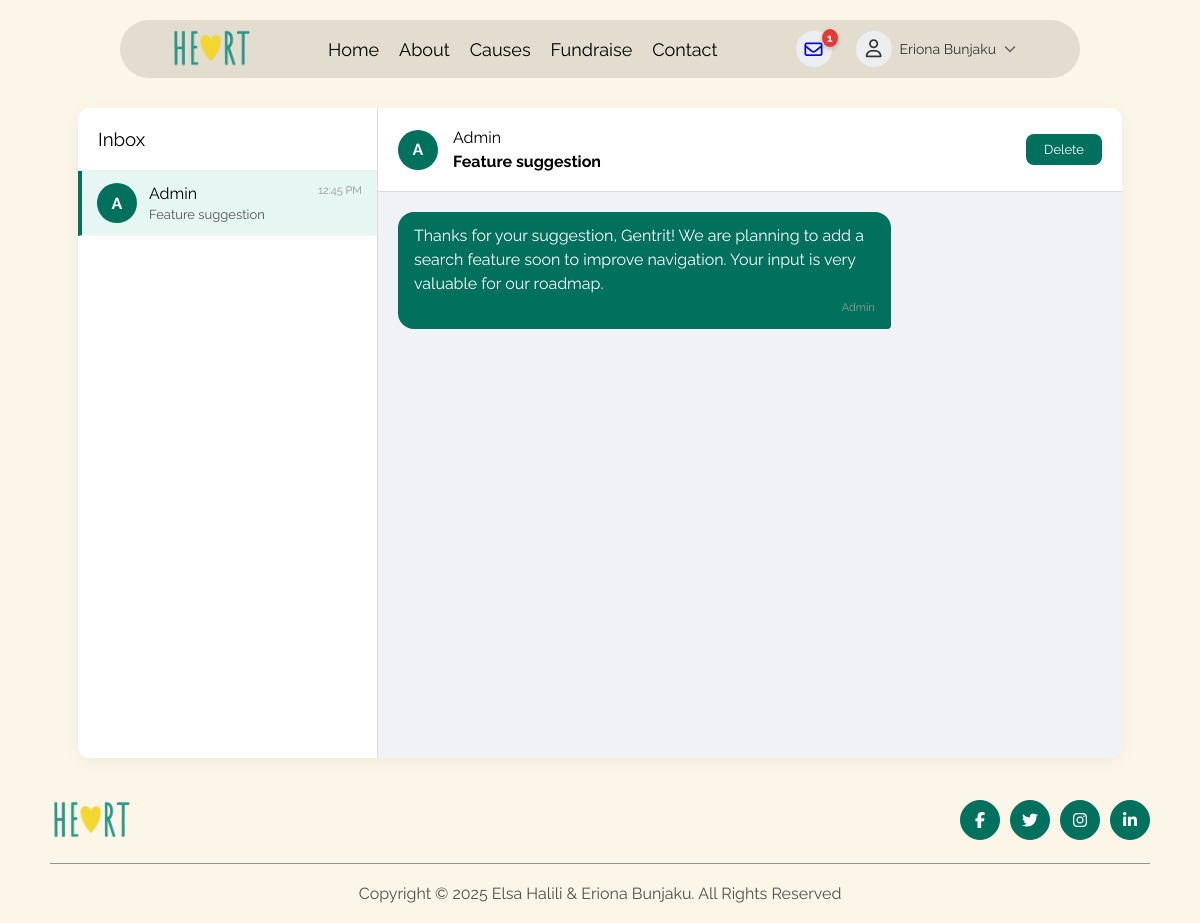
The app's page /my-messages.php (signed in) with its own data.
### tables this page shows
CREATE TABLE `contact_messages` (
  `id` int(11) NOT NULL,
  `user_id` int(11) DEFAULT NULL,
  `name` varchar(100) DEFAULT NULL,
  `email` varchar(100) DEFAULT NULL,
  `subject` varchar(255) DEFAULT NULL,
  `message` text DEFAULT NULL,
  `reply` text DEFAULT NULL,
  `created_at` timestamp NOT NULL DEFAULT current_timestamp()
);

### classes/Message.php (called while the page is built, shortened)
<?php
class Message
{
    private $conn;
    private $table_name = 'contact_messages';
    public function __construct($db)
    {
        $this->conn = $db;
    }
    public function getRepliesForUser($userId)
    {
        $sql = "SELECT * FROM {$this->table_name}
            WHERE user_id = :user_id AND reply != ''
            ORDER BY created_at DESC";
        $stmt = $this->conn->prepare($sql);
        $stmt->execute([':user_id' => $userId]);
        return $stmt->fetchAll(PDO::FETCH_ASSOC);
    }
    public function getReplyByIdAndUser($id, $user_id)
    {
        $sql = "SELECT * FROM {$this->table_name}
                WHERE id = :id AND user_id = :user_id AND reply IS NOT NULL AND reply != ''
                LIMIT 1";
        $stmt = $this->conn->prepare($sql);
        $stmt->bindParam(':id', $id, PDO::PARAM_INT);
        $stmt->bindParam(':user_id', $user_id, PDO::PARAM_INT);
        $stmt->execute();
        return $stmt->fetch(PDO::FETCH_ASSOC);
    }
}

### my-messages.php (the view, shortened to what this page needs)
<?php
include_once './classes/Message.php';
$userId = $_SESSION['user']['id'];
$db = new Database();
$pdo = $db->getConnection();
$messageObj = new Message($pdo);
$adminReplies = $messageObj->getRepliesForUser($userId);
$selectedId = $_GET['message_id'] ?? ($adminReplies[0]['id'] ?? null);
$currentMsg = null;
if ($selectedId) {
    $currentMsg = $messageObj->getReplyByIdAndUser($selectedId, $userId);
}
?>
<!DOCTYPE html>
<html lang="en">
<head>
    <link rel="stylesheet" href="./styles/header_footer.css">
    <link rel="stylesheet" href="./styles/style.css">
    <link rel="stylesheet" href="./styles/message.css">
    <link rel="stylesheet" href="https://cdnjs.cloudflare.com/ajax/libs/font-awesome/6.4.2/css/all.min.css">
</head>
<body>
    <?php include('components/navigation.php'); ?>
    <div class="m-container">
        <div class="messagesWrapper" style="width: 90%;">
            <div class="messagesContainer">
                <div class="messagesSidebar">
                    <div class="sidebarHeader">
                        <h3>Inbox</h3>
                    </div>
                    <div class="messageList">
                        <?php if ($adminReplies): foreach ($adminReplies as $msg): ?>
                                <div class="messageItem <?= ($selectedId == $msg['id']) ? 'active' : '' ?>"
                                    onclick="window.location.href='my-messages.php?message_id=<?= $msg['id'] ?>'">
                                    <div class="msgUserImg">A</div>
                                    <div class="msgPreview">
                                        <div class="msgHeader">
                                            <strong>Admin</strong>
                                            <span class="msgTime"><?= date('h:i A', strtotime($msg['created_at'])) ?></span>
                                        </div>
                                        <p><?= htmlspecialchars($msg['subject']) ?></p>
                                    </div>
                                </div>
                            <?php endforeach;
                        else: ?>
                            <p style="padding: 20px;">No messages from Admin yet.</p>
                        <?php endif; ?>
                    </div>
                </div>
                <div class="messageContent">
                    <?php if ($currentMsg): ?>
                        <div class="contentHeader">
                            <div class="userInfo">
                                <div class="msgUserImg">A</div>
                                <div>
                                    <h4>Admin</h4>
                                    <p style="margin-top:5px;font-weight:bold;"><?= htmlspecialchars($currentMsg['subject']) ?></p>
                                </div>
                            </div>
                            <div class="contentActions">
                                <button class="btnSave" onclick="confirmDelete(<?= $currentMsg['id'] ?>)">Delete</button>
                            </div>
                        </div>
                        <div class="msgBody chatBody">
                            <div class="chatRow left">
                                <div class="chatBubble adminBubble">
                                    <?= nl2br(htmlspecialchars($currentMsg['reply'])) ?>
                                    <span class="chatTime">Admin</span>
                                </div>
                            </div>
                        </div>
                    <?php else: ?>
                        <div style="padding:40px; text-align:center;">
                            <h3>No messages from Admin yet</h3>
                        </div>
                    <?php endif; ?>
                </div>
            </div>
        </div>
    </div>
    <?php include('components/footer.php'); ?>
</body>
</html>

### styles/style.css (style rules this page uses)
* { font-family: "Raleway", sans-serif; font-weight: 400; font-style: normal; margin: 0; padding: 0; box-sizing: border-box; }
body { background-color: #fcf6e9; }

### styles/message.css (style rules this page uses)
.messagesContainer { display: flex; background: #f8f9fa; height: calc(100vh - 150px); border-radius: 12px; box-shadow: 0 4px 15px rgba(0, 0, 0, 0.05); overflow: hidden; font-family: Arial, sans-serif; }
.messagesWrapper { width: 100%; }
.m-container { display: flex; justify-content: center; margin: 20px; }
.messagesSidebar { width: 300px; border-right: 1px solid #ddd; display: flex; flex-direction: column; background: #fff; }
.sidebarHeader { padding: 20px; display: flex; justify-content: space-between; align-items: center; font-weight: bold; border-bottom: 1px solid #eee; }
.messageList { overflow-y: auto; flex: 1; }
.messageItem { display: flex; padding: 12px 15px; gap: 12px; cursor: pointer; border-bottom: 1px solid #f5f5f5; transition: 0.2s; align-items: center; }
.messageItem.active { background: #e6f7f3; border-left: 4px solid #01715d; }
.msgUserImg { width: 40px; height: 40px; background: #01715d; color: #fff; border-radius: 50%; display: flex; align-items: center; justify-content: center; font-weight: bold; flex-shrink: 0; font-size: 16px; }
.msgPreview { overflow: hidden; width: 100%; }
.msgHeader { display: flex; justify-content: space-between; margin-bottom: 4px; }
.msgTime { font-size: 11px; color: #999; }
.msgPreview p { font-size: 13px; color: #555; white-space: nowrap; overflow: hidden; text-overflow: ellipsis; }
.messageContent { flex: 1; display: flex; flex-direction: column; background: #f0f2f5; }
.contentHeader { padding: 20px; border-bottom: 1px solid #ddd; display: flex; justify-content: space-between; align-items: center; background: #fff; }
.userInfo { display: flex; gap: 15px; align-items: center; }
.userInfo h4 { margin: 0; }
.msgBody.chatBody { padding: 20px; flex: 1; overflow-y: auto; display: flex; flex-direction: column; gap: 15px; }
.chatRow { display: flex; flex-direction: column; }
.chatRow.left { align-items: flex-start; }
.chatBubble { max-width: 70%; padding: 12px 16px; border-radius: 16px; position: relative; word-wrap: break-word; line-height: 1.5; }
.adminBubble { background: #01715d; color: #fff; border-radius: 16px 16px 4px 16px; }
.chatTime { display: block; font-size: 11px; color: #999; margin-top: 4px; text-align: right; }
.btnSave { background: #01715d; color: #fff; border: none; padding: 8px 18px; border-radius: 8px; cursor: pointer; font-size: 13px; }

### records on screen
contact_messages: created_at "12:45 PM", subject "Feature suggestion", reply "Thanks for your suggestion, Gentrit! We are planning to add a search feature soon to improve navigation. Your input is very valuable for our roadmap."

### other values on screen
$replyCount "1"
$userName "Eriona Bunjaku"
